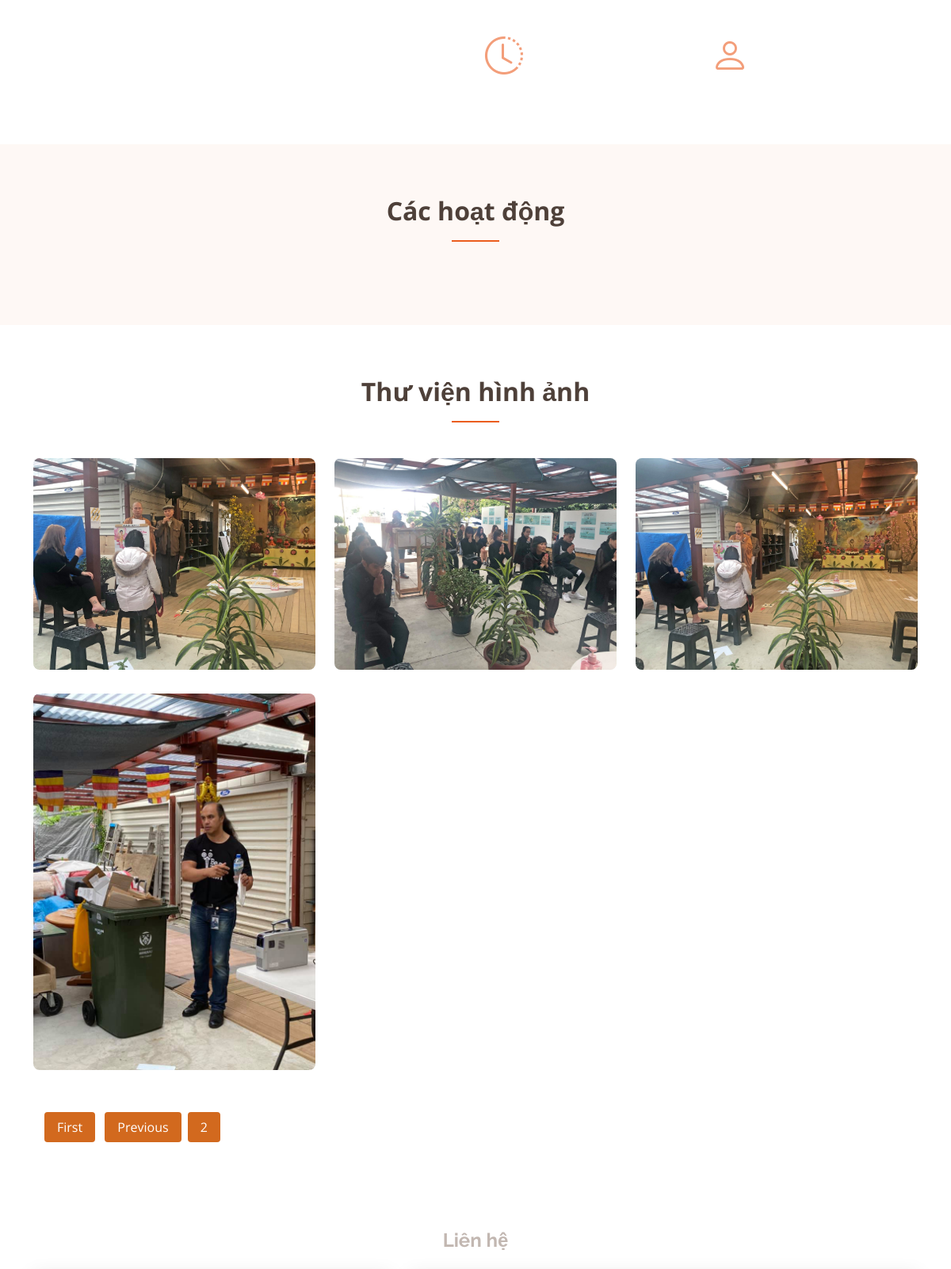
Before: /?page=2 (middle part) with the older database file.
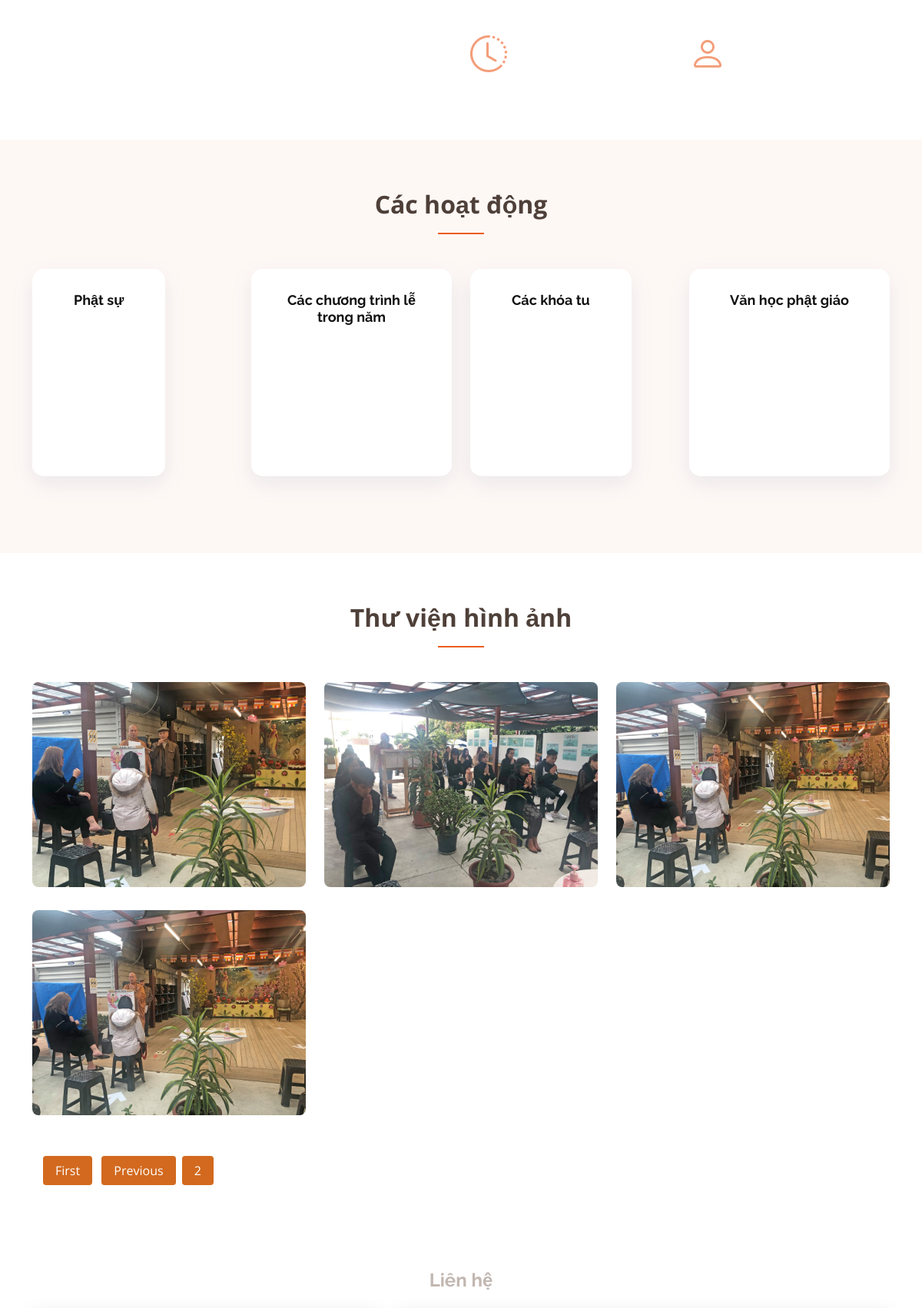
After: the same page with the newer database file.
### gallery/models.py (models this page shows, shortened)
class ImageGallery(models.Model):
    category = models.ForeignKey(GalleryCategories, related_name='imagegallery', on_delete=models.SET_NULL, null=True)
    vn_name = models.CharField(max_length=255)
    vn_slug = models.SlugField(max_length=250)
    en_name = models.CharField(max_length=255)
    en_slug = models.SlugField(max_length=250)
    vn_description = models.TextField(blank=True, null=True)
    en_description = models.TextField(blank=True, null=True)
    image = models.ImageField(upload_to='imagine/', blank=True)
    created_at = models.DateTimeField(default=timezone.now, editable=False)

### action/models.py (models this page shows, shortened)
class ActionsCategory(models.Model):
    vn_name = models.CharField(max_length=255)
    vn_slug = models.SlugField(max_length=250)
    en_name = models.CharField(max_length=255)
    en_slug = models.SlugField(max_length=250)
    vn_description = models.TextField(blank=True, null=True)
    en_description = models.TextField(blank=True, null=True)

### main_app/views.py (the view)
# urls.py: path('', views.index, name="index"),
def index(request):
    imagelanding = ImageLanding.objects.latest('created_at')
    image_gallery_list = ImageGallery.objects.all().order_by('created_at')
    paginator = Paginator(image_gallery_list, 6)
    page = request.GET.get('page')
    image_galleries = paginator.get_page(page)
    media_galleries = MediaGallery.objects.all()
    gallery_categories = GalleryCategories.objects.all()
    context = {
        'imagelanding': imagelanding,
        'image_galleries': image_galleries,
        'media_galleries': media_galleries,
        'gallery_categories': gallery_categories,
    }
    return render(request, 'main_app/index.html', context=context)

### main_app/templates/main_app/index.html (shortened to what this page needs)
{% extends "./base.html" %}
{% load static %}
{% block content %}
  <main id="main">
    <section id="about" class="about">
      <div class="container">
        <div class="row justify-content-between">
          <div class="col-lg-6 d-flex align-items-center justify-content-center about-img">
          </div>
          <div class="col-lg-6 pt-5 pt-lg-0">
            <div class="row">
              <div class="col-md-6" data-aos="fade-up" data-aos-delay="100" style="max-height:180px; overflow: hidden">
                <a href="aboutus/{{history.en_slug}}">
                <i class="bi bi-clock-history"></i>
                </a>
              </div>
              <div class="col-md-6" data-aos="fade-up" data-aos-delay="200" style="max-height:180px; overflow: hidden">
                <a href="aboutus/{{abbot.en_slug}}">
                <i class="bi bi-person"></i>
                </a>
              </div>
            </div>
          </div>
        </div>
      </div>
    </section>
    <section id="services" class="services section-bg">
      <div class="container" data-aos="fade-up">
        <div class="section-title">
          <p>Các hoạt động</p>
        </div>
           <div class="row">
              {% for action_category in action_categories %}
              <div class="col-md-6 col-lg-3 d-flex align-items-stretch" style="height: 310px" data-aos="zoom-in" data-aos-delay="100">
                <a href="action/{{action_category.en_slug}}">
                  <div class="icon-box">
                    <div class="row">
                    <h4 class="title"><a href="action/{{action_category.en_slug}}">{{action_category.vn_name}}</a></h4>
                    </div>
                  </div>
                </a>
              </div>
              {% endfor %}
        </div>
      </div>
    </section>
    <section id="portfolio" class="portfolio">
      <div class="container" data-aos="fade-up">
        <div class="section-title">
          <p>Thư viện hình ảnh</p>
        </div>
        <div class="row portfolio-container" data-aos="fade-up" data-aos-delay="200">
              {% for image_gallery in image_galleries %}
                <div class="col-lg-4 col-md-6 portfolio-item {{image_gallery.category.en_slug}} ">
                  <div class="portfolio-wrap">
                    <img src={{image_gallery.image.url}} class="img-fluid" alt="">
                  </div>
                </div>
          {% if forloop.counter|divisibleby:3 and not forloop.last %}
              </div><div class="row">
          {% endif %}
          {% endfor %}
                    </div>
              <div class="pagination">
                <span class="step-links">
                  {% if image_galleries.has_previous %}
                    <a href="?page=1#portfolio">First</a>
                    <a href="?page={{ image_galleries.previous_page_number }}#portfolio">Previous</a>
                  {% endif %}
                  <span class="current-page">{{ image_galleries.number }}</span>
                </span>
              </div>
        </div>
      </section>
    <section id="contact" class="contact">
      <div class="container" data-aos="fade-up">
        <div class="section-title">
          <h2>Liên hệ</h2>
        </div>
      </div>
    </section>
  </main>
{% endblock %}

Changed rows visible on the page:
added ActionsCategory: vn_name "Phật sự"
added ActionsCategory: vn_name "Các chương trình lễ trong năm"
added ActionsCategory: vn_name "Các khóa tu"
added ActionsCategory: vn_name "Văn học phật giáo"
changed ImageGallery (number 4 of 4 on the later page): image: a different picture
